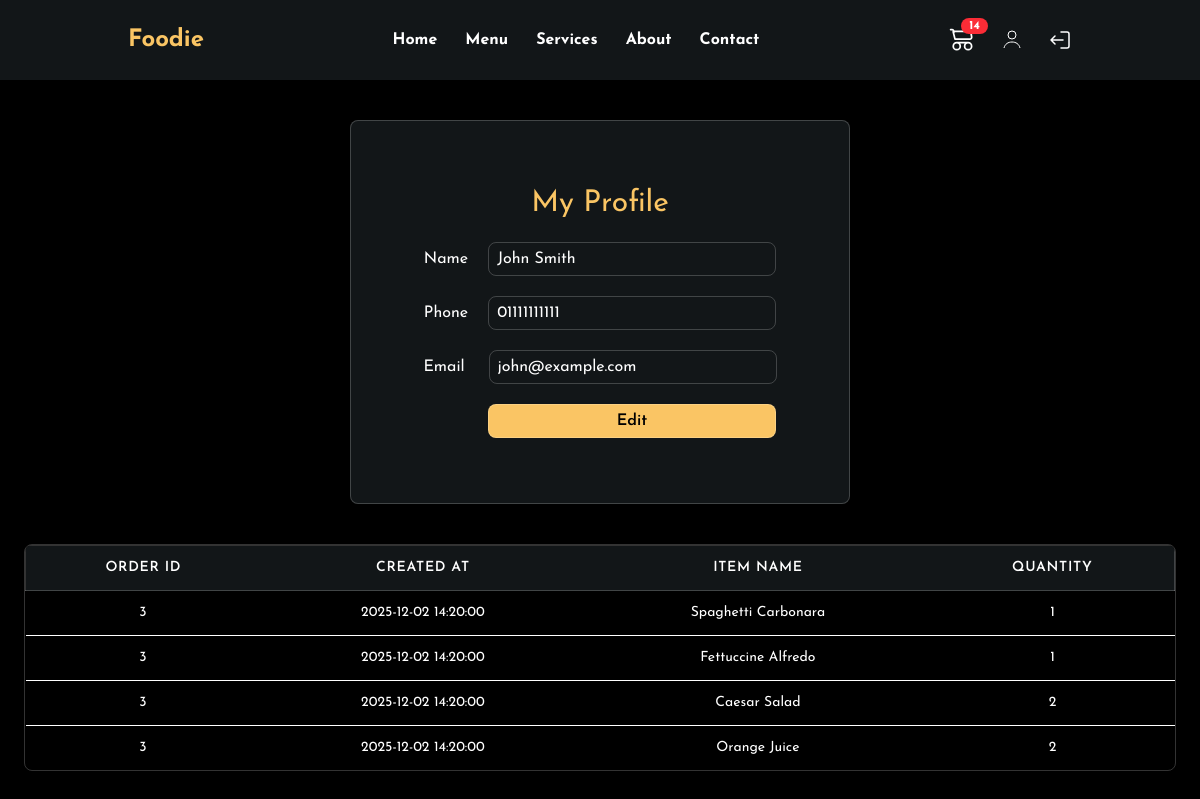
Screenshot of /modules/restaurant/profile.php (signed in) with the database file from the repository.
### tables this page shows
CREATE TABLE `users` (
  `id` int(10) UNSIGNED NOT NULL,
  `name` varchar(100) NOT NULL,
  `phone_number` varchar(20) DEFAULT NULL,
  `email` varchar(150) DEFAULT NULL,
  `password` varchar(255) NOT NULL,
  `role` tinyint(4) NOT NULL DEFAULT 0
);

CREATE TABLE `order_items` (
  `id` int(10) UNSIGNED NOT NULL,
  `order_id` int(10) UNSIGNED NOT NULL,
  `item_id` int(10) UNSIGNED NOT NULL,
  `quantity` int(11) NOT NULL DEFAULT 1
);

CREATE TABLE `orders` (
  `id` int(10) UNSIGNED NOT NULL,
  `user_id` int(10) UNSIGNED NOT NULL,
  `payment_status` tinyint(4) NOT NULL DEFAULT 0,
   
  `order_status` tinyint(4) NOT NULL DEFAULT 0,
  `city` varchar(100) DEFAULT NULL,
  `address` varchar(255) DEFAULT NULL,  
  `created_at` timestamp NOT NULL DEFAULT current_timestamp()
);

CREATE TABLE `items` (
  `id` int(10) UNSIGNED NOT NULL,
  `name` varchar(150) NOT NULL,
  `photos` varchar(1000) DEFAULT NULL,
  `price` decimal(10,2) NOT NULL,
  `description` text DEFAULT NULL,
  `category_id` int(10) UNSIGNED NOT NULL
);

### modules/restaurant/profile.php (the view, shortened to what this page needs)
<?php
require_once '../../config/db.php';
include("Navbar.php");
$user_id = $_SESSION["user_id"];
$result = mysqli_query($conn, "SELECT name, phone_number, email FROM users WHERE id = $user_id");
$user = mysqli_fetch_assoc($result);
$history_sql = "
SELECT o.id AS order_id, o.created_at, i.name AS item_name, oi.quantity
FROM orders o
JOIN order_items oi ON o.id = oi.order_id
JOIN items i ON oi.item_id = i.id
WHERE o.user_id = $user_id AND o.payment_status = 1
ORDER BY o.created_at DESC
";
$history_result = mysqli_query($conn, $history_sql);
$order_rows = [];
while($row = mysqli_fetch_assoc($history_result)) {
    $order_rows[] = [
        'Order ID' => $row['order_id'],
        'Created At' => $row['created_at'],
        'Item Name' => $row['item_name'],
        'Quantity' => $row['quantity']
    ];
}
$headers = ['Order ID', 'Created At', 'Item Name', 'Quantity'];
?>
<!DOCTYPE html>
<html lang="en">
<head>
<script src="https://cdn.jsdelivr.net/npm/@tailwindcss/browser@4"></script>
</head>
<body class="bg-black text-white">
<div class="h-screen flex flex-col justify-start items-center py-10 gap-10 w-full">
    <form id="profileForm" class="card transition-all duration-300 text-white w-80 lg:w-[500px] h-96 bg-[#121618] border border-white/20 shadow-lg rounded-lg flex flex-col justify-center items-center gap-5">
        <h2 class="text-2xl lg:text-3xl transition-all duration-300 text-[#fac564]">My Profile</h2>
        <div class="flex lg:gap-5 gap-3 lg:items-center lg:flex-row flex-col">
            <label for="username">Name</label>
            <input type="text" class="border px-2 border-white/20 rounded-lg w-72 py-1" name="username" value="<?php echo $user['name']; ?>" readonly>
        </div>
        <div class="flex lg:gap-5 gap-3 lg:items-center lg:flex-row flex-col">
            <label for="phone">Phone</label>
            <input type="text" class="border px-2 border-white/20 rounded-lg w-72 py-1" name="phone" value="<?php echo $user['phone_number']; ?>" readonly>
        </div>
        <div class="flex lg:gap-6 gap-3 lg:items-center lg:flex-row flex-col">
            <label for="email">Email</label>
            <input type="email" class="border px-2 border-white/20 rounded-lg w-72 py-1" name="email" value="<?php echo $user['email']; ?>" readonly>
        </div>
        <button type="button" id="editBtn" class="bg-[#fac564] lg:ms-16 w-72 rounded-lg py-1 cursor-pointer border text-black font-semibold border-white/20">Edit</button>
    </form>
    <div class="overflow-x-auto rounded-lg shadow-md border border-white/20 w-full max-w-6xl transition-all duration-300">
        <table class="min-w-full divide-y max-h-[500px] ">
            <thead class="bg-[#121618] border border-white/20 shadow-lg ">
                <tr>
                    <?php foreach($headers as $col): ?>
                    <th class="lg:px-6 px-2 py-3 text-center text-[10px] lg:text-sm font-semibold uppercase tracking-wider transition-all duration-300"><?php echo $col; ?></th>
                    <?php endforeach; ?>
                </tr>
            </thead>
            <tbody class="divide-y">
                <?php foreach($order_rows as $row): ?>
                <tr class="duration-150 hover:bg-[#2a2e31]">
                    <?php foreach($headers as $col): ?>
                    <td class="lg:px-6 px-2 py-3 text-center text-[10px] lg:text-sm transition-all duration-300"><?php echo $row[$col]; ?></td>
                    <?php endforeach; ?>
                </tr>
                <?php endforeach; ?>
            </tbody>
        </table>
    </div>
</div>
</body>
</html>

### modules/restaurant/Navbar.php (style rules this page uses)
body { font-family: 'Josefin Sans', sans-serif; }

### rows the page displays
users: username "John Smith", phone "01111111111", email "john@example.com"
order_items: order "3", order.created_at "2025-12-02 14:20:00", item.name "Spaghetti Carbonara", quantity "1"
order_items: order "3", order.created_at "2025-12-02 14:20:00", item.name "Fettuccine Alfredo", quantity "1"
order_items: order "3", order.created_at "2025-12-02 14:20:00", item.name "Caesar Salad", quantity "2"
order_items: order "3", order.created_at "2025-12-02 14:20:00", item.name "Orange Juice", quantity "2"

### other values shown
$cart_count "14"
$col "ORDER ID"
$col "CREATED AT"
$col "ITEM NAME"
$col "QUANTITY"
